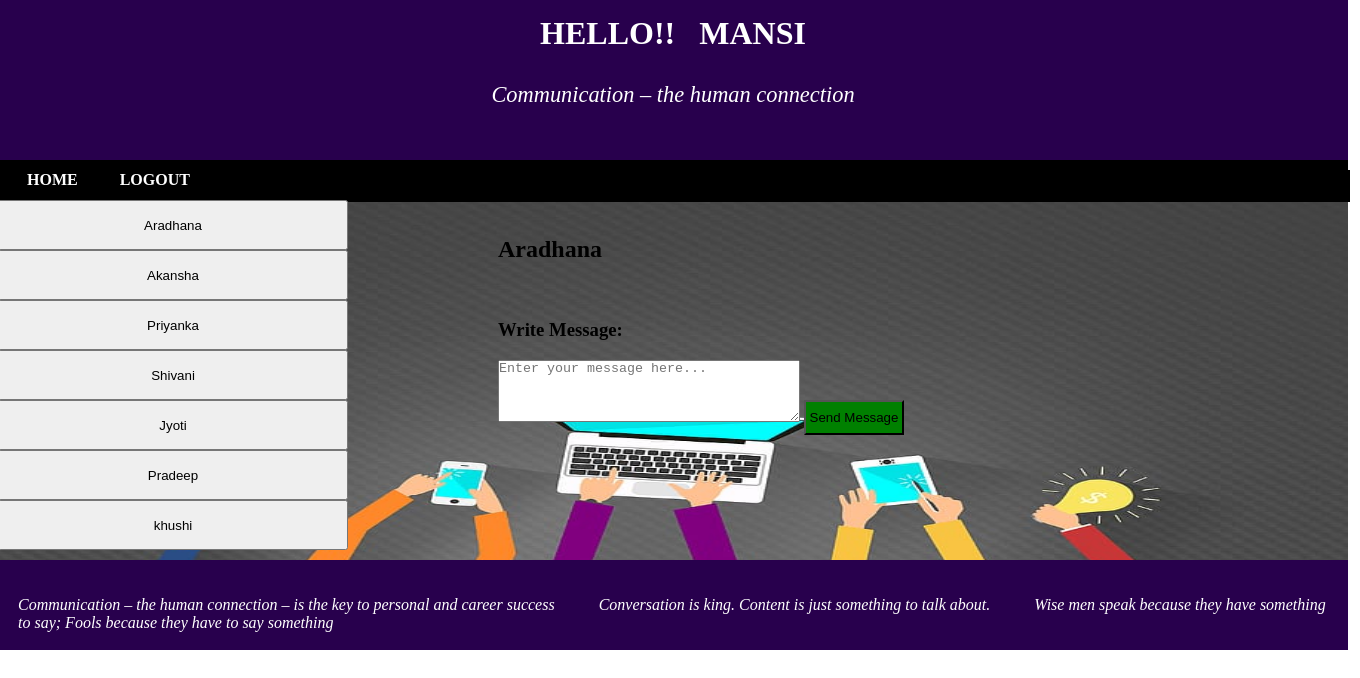
/accounts/5/1/chat/ (signed in), run on the app's committed database.
### accounts/models.py (models this page shows, shortened)
class Profile(models.Model):
	user = models.OneToOneField(User, on_delete=models.CASCADE, null=True)
	address = models.CharField(max_length=30)
	mobile = models.CharField(max_length=13)
	gender = models.CharField(max_length=6)
	joined_date = models.DateTimeField(auto_now=True, auto_now_add=False, null=True)

### accounts/views.py (the view)
# urls.py: path(r'<s_idx>/<r_idx>/chat/', chat, name="chat"),
def chat(request,s_idx,r_idx):
	profiles = Profile.objects.all()
	sender = Profile.objects.get(user=s_idx)
	receiver = Profile.objects.get(id=r_idx)
	receiver = receiver.user
	sender  = sender.user
	seen = False
	add = 0
	msg = Messages.objects.filter(sender = sender , receiver = receiver)
	r_msg = Messages.objects.filter(sender = receiver , receiver = sender)
	r_name = receiver
	r_seen = False
	r_ex = 0
	if len(r_msg) != 0:
		r_seen = r_msg[0].seen
		r_msg = r_msg[0]
		r_ex = 1
	if len(msg) == 0:
			add = 1
	else:
		msg = msg[0]
		seen = msg.seen
	pro = list()
	for i in profiles:
		if i.user != sender:
			pro.append(i)
	params = {'profiles':pro,'msg': msg,'add':add,'seen':seen,'idx':r_idx,'r_name':r_name,'r_msg':r_msg,'r_seen':r_seen,'r_ex':r_ex}
	return render(request,'accounts/chat.html',params)

### templates/accounts/chat.html (shortened to what this page needs)
<!doctype html>
<html lang="en">
  <head>
    {% load static %}
    <link rel="stylesheet" type="text/css" href="{% static 'accounts/index.css' %}">
  </head>
  <body>
    <div id="wrapper"style="width: 1350px; margin-left: -10px;" >
      <div id="first" style="margin-top: -200px;width: 1350px;float: left;">
        <div id="div11" style="margin-top: 15px;">
        {% if user.is_authenticated %}
        <h1 >HELLO!!  &nbsp;   {{ user.first_name}} </h1>
        <p style="margin-top: 30px;font-size: 1.4em"><i>Communication – the human connection</i></p>
        {% else %}
        <h1 >Secure Communication Using Quantum Key Distribution</h1>
        <p style="margin-top: 30px;font-size: 1.4em"><i>Communication – the human connection</i></p>
        {% endif %}
        </div>
        </div>
      <div id="menu" style="height: 50px;background-color: black;float: left;margin-top: -50px;width: 1350px;">
    <div id="menu4" style="margin-top: 20px;background-color: black; width: 1350px">
      <ul>
      <li><a href="{% url 'home' %}">HOME</a></li>
      {% if user.is_authenticated %}
      <li><a href="{% url 'accounts:logout' %}">LOGOUT</a></li>
      {% else %}
      <li><a href="{% url 'accounts:login' %}">LOGIN</a></li>
      {% endif %}
      </ul>
    </div>
    </div>
    <div id = "div21" style="margin-top:200px; width: 1350px;min-height:360px;height:auto;background-color: green;">
    <div id = "content1" style="min-height:360px;height:auto; width: 500px;  float: left;">
      {% if user.is_authenticated %}
      <table>
      {% for i in profiles %}
      <a href="{% url 'accounts:chat' user.id i.id%}">
      <button style="width:350px; height: 50px;">
      {{i.user}} </button>
      </a><br/>
      {% endfor %}
      </table>
      {% endif %}
    </div>
    <div id ="content2" style="min-height:360px;height:auto; width: 650px;  float: left;">
</h2><br/><br/>
      <h2>{{ r_name}}</h2><br/>
    {% if seen == False %}
      {% if add == 0 %}
      <h3><br/>
      <br/>
      Message : {{msg.s_msg_body}}<br/></h3>
<form method="post" action="{% url 'accounts:reviews' user.id idx add  %}">{% csrf_token %}
  <h3>Write Message:</h3> <textarea name="message" placeholder="Enter your message here..." style="width:300px; height: 60px;"></textarea>
  <button onclick = "#" style="width:100px; height: 35px; background-color: green">Send Message</button>
</form>
    {% else %}
      <form method="post" action="{% url 'accounts:reviews' user.id idx add  %}">{% csrf_token %}
      <h3>Write Message:</h3> <textarea name="message" placeholder="Enter your message here..." style="width:300px; height: 60px;"></textarea>
      <button onclick = "#" style="width:100px; height: 35px; background-color: green">Send Message</button>
      </form>
    {% endif %}
    {% else %}
      <h3><br/>
      <br/>
      Message : {{msg.s_msg_body}}
      </h3>
      <h4>Message Not Seen Yet!!!</h4>
    {% endif %}
    </div>
    </div>
      <div id="footer" style="margin-top: 0px; width:1310px;">
      <p><i><marquee>
      Communication – the human connection – is the key to personal and career success
      &nbsp;&nbsp;&nbsp;&nbsp;&nbsp;&nbsp;&nbsp;&nbsp;&nbsp;
      Conversation is king. Content is just something to talk about.
      &nbsp;&nbsp;&nbsp;&nbsp;&nbsp;&nbsp;&nbsp;&nbsp;&nbsp;
      <h7>Wise men speak because they have something to say; Fools because they have to say something</h7></i></marquee></p>
      </div>
    </div>
    </body>
</html>

### accounts/static/accounts/index.css (style rules this page uses)
* { margin-top: 0px; padding: 0px; }
#div21 { background-image: url("/media/accounts/images/com.jpg"); background-repeat: no-repeat; background-size: 1350px 375px; }
#wrapper { margin-top: 0px; height: auto; width: 1000px; }
#first { position: absolute; height: 160px; width: 1000px; background-color: #28004d; text-align: center; color: white; }
#menu { height: 60px; width: 100%; }
#menu4 { height:30px; border:1px solid black; width:1000px; margin-top: 20px; }
#menu4 ul { list-style-type:none; }
#menu4 ul li { display:inline; padding:10px; margin-left:18px; margin-top: 15px; }
#menu4 ul li a { color:white; text-decoration:none; font-weight:bold; }
#footer { height: 50px; width: 1350px; background-color: #28004d; position: absolute; margin-bottom: : 0px; font-family: Times new roman; color: #ffffff; padding: 20px; }

### data on the page
Profile: user "Aradhana"
Profile: user "Akansha"
Profile: user "Priyanka"
Profile: user "Shivani"
Profile: user "Jyoti"
Profile: user "Pradeep"
Profile: user "khushi"

### other printed values
{{ user.first_name }} "MANSI"
{{ r_name }} "Aradhana"
